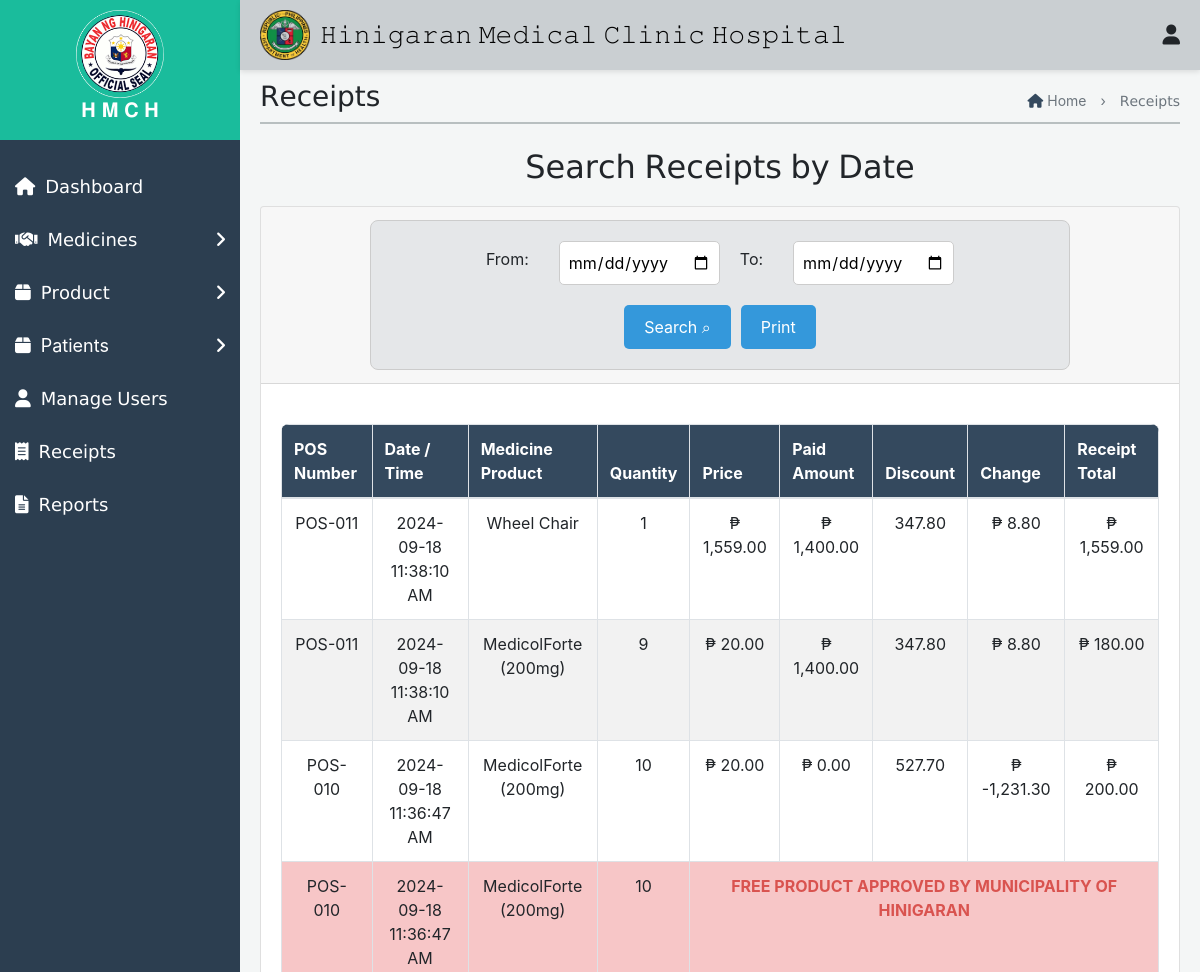
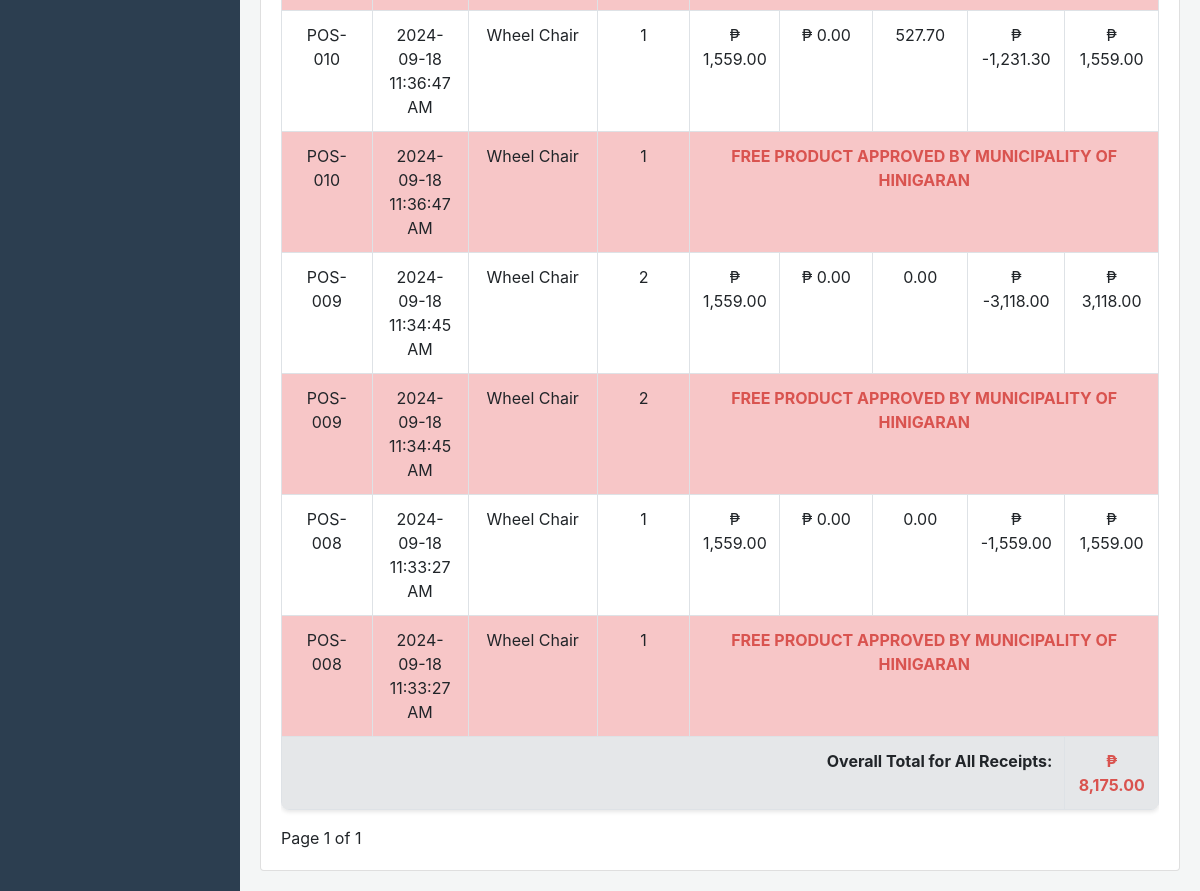
The app's page /Admin/Receipt.php, older data (2 pictures, top to bottom).
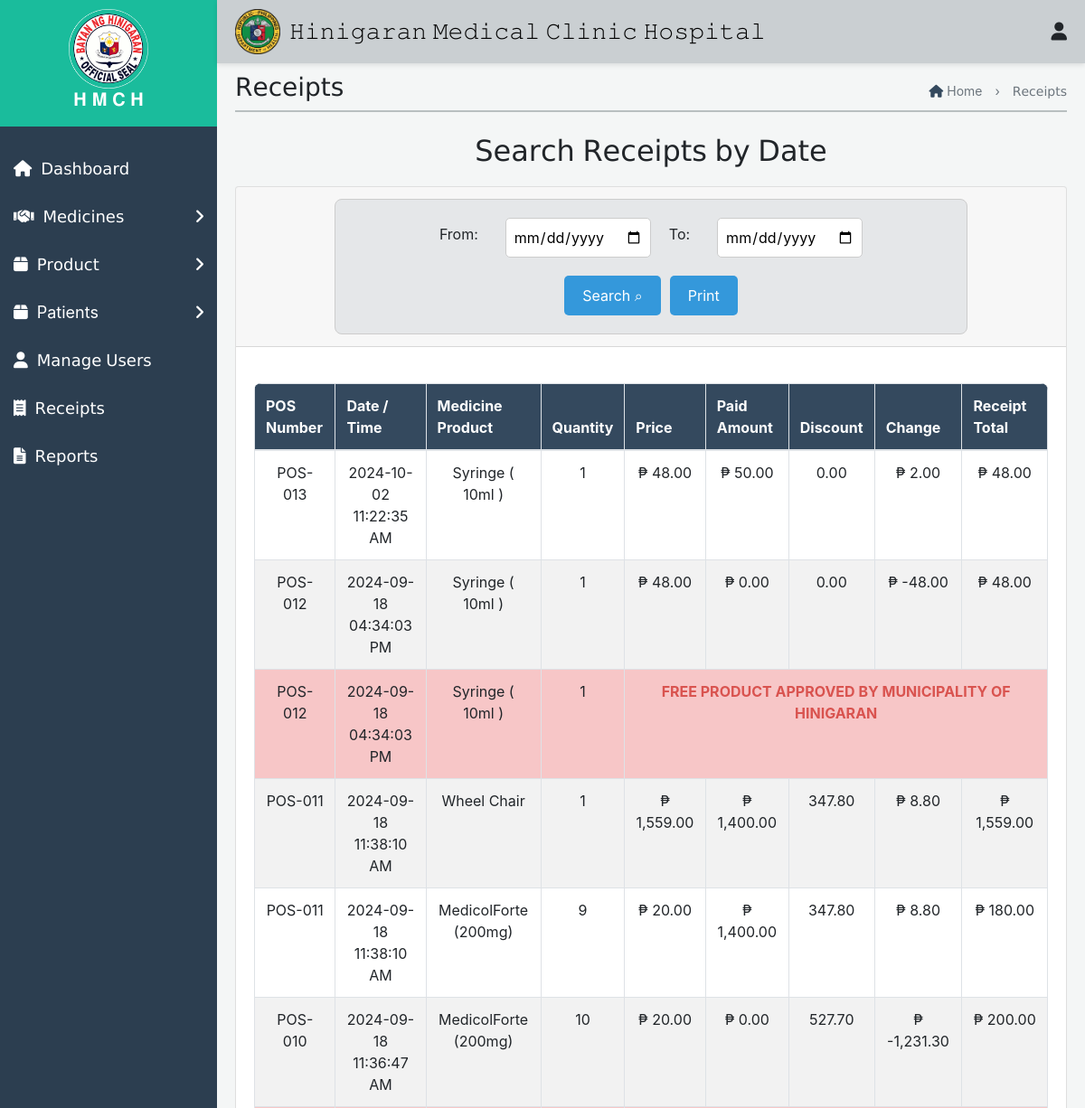
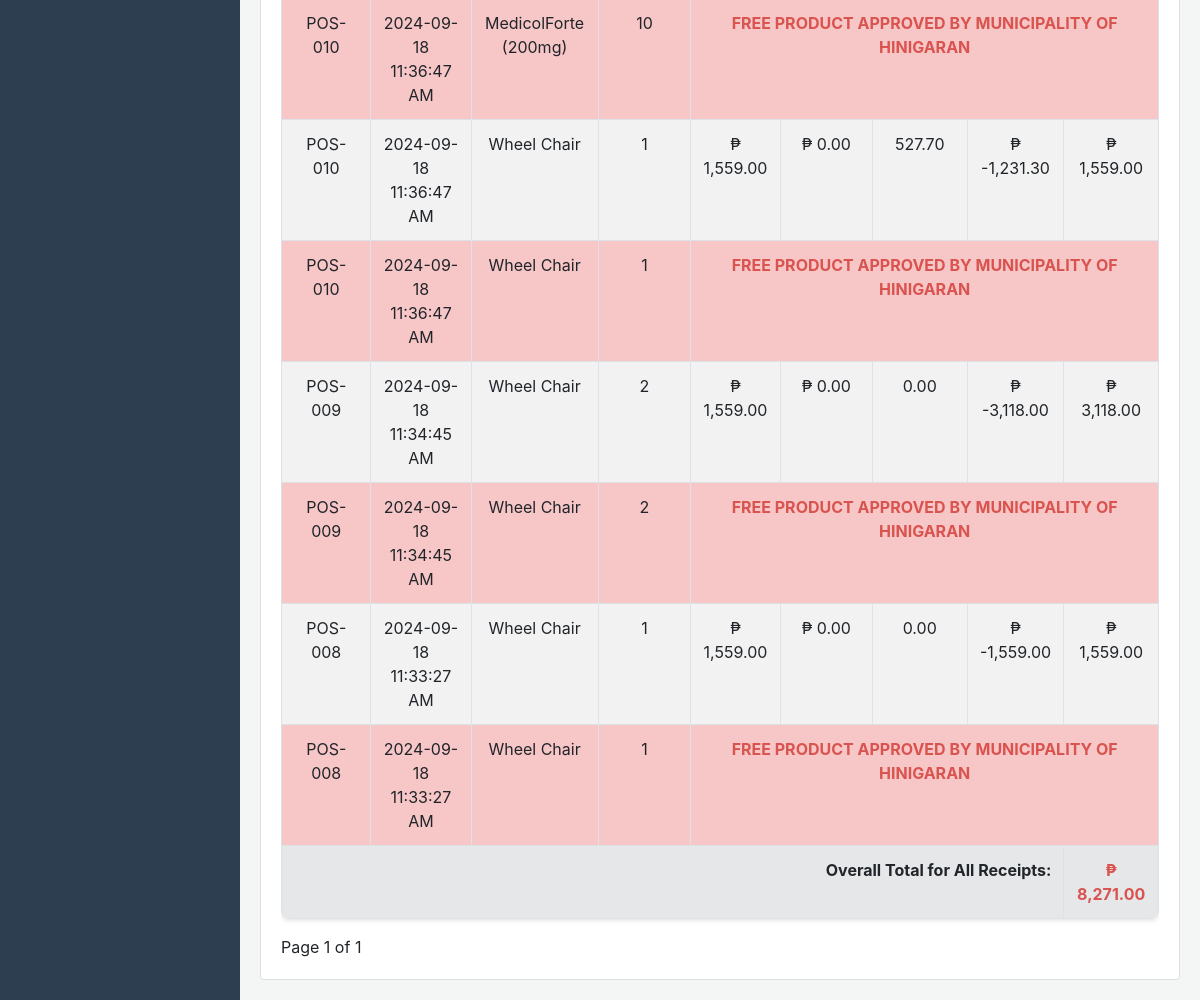
The same page, newer data (2 pictures, top to bottom).
### tables this page shows
CREATE TABLE `receipt_items` (
  `id` int(11) NOT NULL,
  `receipt_id` int(11) DEFAULT NULL,
  `medicine_product` varchar(255) NOT NULL,
  `quantity` int(11) NOT NULL,
  `price` decimal(10,2) NOT NULL,
  `total` decimal(10,2) NOT NULL
);

CREATE TABLE `receipts` (
  `id` int(11) NOT NULL,
  `pos_number` varchar(50) NOT NULL,
  `total` decimal(10,2) NOT NULL,
  `created_at` timestamp NOT NULL DEFAULT current_timestamp(),
  `paid_amount` decimal(10,2) NOT NULL,
  `change_amount` decimal(10,2) NOT NULL,
  `discount_amount` decimal(10,2) DEFAULT 0.00,
  `refunded_amount` decimal(10,2) DEFAULT NULL,
  `refund_reason` varchar(255) DEFAULT NULL,
  `refunded_at` timestamp NULL DEFAULT NULL
);

### Admin/Receipt.php (the view, shortened to what the changed rows need)
<!DOCTYPE html>
<html lang="en">
<head>
    <link rel="stylesheet" href="Receipt.css">
    <link href="https://maxcdn.bootstrapcdn.com/bootstrap/4.5.2/css/bootstrap.min.css" rel="stylesheet">
    <link href="https://cdnjs.cloudflare.com/ajax/libs/font-awesome/5.15.4/css/all.min.css" rel="stylesheet">
</head>
<body>
    <div class="top-nav">
    <div class="icon-container">
        <h1>𝙷𝚒𝚗𝚒𝚐𝚊𝚛𝚊𝚗 𝙼𝚎𝚍𝚒𝚌𝚊𝚕 𝙲𝚕𝚒𝚗𝚒𝚌 𝙷𝚘𝚜𝚙𝚒𝚝𝚊𝚕</h1>
    </div>
</div>
    <div id="mySidenav" class="side-nav">
        <div class="logo-container">
            <h2>𝐇 𝐌 𝐂 𝐇</h2>
        </div>
    </div>
    <div id="mainContent" class="main-content">
<div class="first1" style="opacity: 0.9; border-top: 2px solid #b2babb; margin-top: -20px;"></div><br>
<h2 class="form-title">𝖲𝖾𝖺𝗋𝖼𝗁 𝖱𝖾𝖼𝖾𝗂𝗉𝗍𝗌 𝖻𝗒 𝖣𝖺𝗍𝖾</h2>
<section id="receipt-section">
    <div class="card">
        <div class="card-body">
            <div class="table-responsive" id="printableArea">
                <table border="1" class="table table-bordered" style="width:100%; border-collapse:collapse;">
                    <thead>
                        <tr>
                            <th>POS Number</th>
                            <th>Date / Time</th>
                            <th>Medicine Product</th>
                            <th>Quantity</th>
                            <th>Price</th>
                            <th>Paid Amount</th>
                            <th>Discount</th>
                            <th>Change</th>
                            <th>Receipt Total</th>
                        </tr>
                    </thead>
                    <tbody>
                       <?php
$servername = "localhost";
$username = "root";
$password = "";
$dbname = "database";
$conn = new mysqli($servername, $username, $password, $dbname);
$from_date = isset($_POST['from_date']) ? $_POST['from_date'] : '';
$to_date = isset($_POST['to_date']) ? $_POST['to_date'] : '';
$limit = 11;
$page = isset($_GET['page']) ? $_GET['page'] : 1;
$offset = ($page - 1) * $limit;
$sql = "SELECT
            receipts.pos_number,
            receipts.total AS receipt_total,
            receipts.created_at,
            receipts.paid_amount,
            receipts.change_amount,
            receipts.discount_amount,
            receipt_items.medicine_product,
            receipt_items.quantity,
            receipt_items.price,
            receipt_items.total AS item_total
        FROM
            receipts
        LEFT JOIN
            receipt_items
        ON
            receipts.id = receipt_items.receipt_id
        WHERE
            (DATE(receipts.created_at) BETWEEN '$from_date' AND '$to_date' OR '$from_date' = '' OR '$to_date' = '')
        ORDER BY
            receipts.created_at DESC
        LIMIT $limit OFFSET $offset";
$result = $conn->query($sql);
$overall_total = 0;
if ($result->num_rows > 0) {
    while ($row = $result->fetch_assoc()) {
        $receiptDate = date('Y-m-d', strtotime($row['created_at']));
        $receiptTime = date('h:i:s A', strtotime($row['created_at']));
        $pos_number = $row['pos_number'];
        $medicine_product = $row['medicine_product'];
        $quantity = $row['quantity'];
        $overall_total += $row['item_total'];
        echo "<tr>
                <td>" . $row['pos_number'] . "</td>
                <td>" . $receiptDate . " " . $receiptTime . "</td>
                <td>" . $row['medicine_product'] . "</td>
                <td>" . $row['quantity'] . "</td>
                <td>₱ " . number_format($row['price'], 2) . "</td>
                <td>₱ " . number_format($row['paid_amount'], 2) . "</td>
                <td>" . number_format($row['discount_amount'], 2) . "</td>
                <td>₱ " . number_format($row['change_amount'], 2) . "</td>
                <td>₱ " . number_format($row['item_total'], 2) . "</td>
              </tr>";
        if ($row['paid_amount'] == 0) {
            echo "<tr style='background-color: #f7c6c7;'>
                    <td>" . $pos_number . "</td>
                    <td>" . $receiptDate . " " . $receiptTime . "</td>
                    <td>" . $medicine_product . "</td>
                    <td>" . $quantity . "</td>
                    <td colspan='5' style='text-align: center; font-weight: bold; color: #d9534f;'>
                        FREE PRODUCT APPROVED BY MUNICIPALITY OF HINIGARAN
                    </td>
                  </tr>";
        }
    }
    echo "<tr style='background-color: #e5e7e9; font-weight: bold;' id='overall-total'>
            <td colspan='8' style='text-align: right;'>Overall Total for All Receipts:</td>
            <td style='color: #d9534f;'>₱ " . number_format($overall_total, 2) . "</td>
          </tr>";
} else {
    echo "<tr><td colspan='9'>No receipts found for the selected date range</td></tr>";
}
?>
                    </tbody>
                </table>
            </div>
        </div>
    </div>
</section>
<link rel="stylesheet" href="https://cdnjs.cloudflare.com/ajax/libs/font-awesome/6.0.0-beta3/css/all.min.css">
</body>
</html>

Row changes from the older to the newer data that the page shows:
added receipt_items: receipt.pos_number "POS-013", receipt.created_at "2024-10-02", receipt.created_at "11:22:35 AM", medicine_product "Syringe ( 10ml )", quantity "1", price "48.00", receipt.paid_amount "50.00", receipt.discount_amount "0.00", receipt.change_amount "2.00", total "48.00"
added receipt_items: receipt.pos_number "POS-012", receipt.created_at "2024-09-18", receipt.created_at "04:34:03 PM", medicine_product "Syringe ( 10ml )", quantity "1", price "48.00", receipt.paid_amount "0.00", receipt.discount_amount "0.00", receipt.change_amount "-48.00", total "48.00"
Text that changed along with them:
$overall_total: "8,175.00" → "8,271.00"
